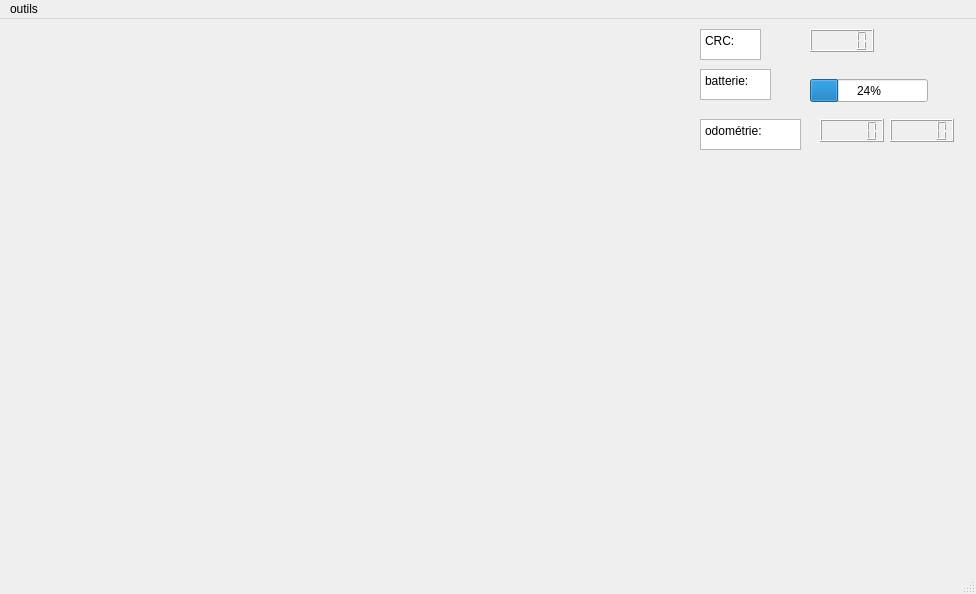
<?xml version="1.0" encoding="UTF-8"?>
<ui version="4.0">
 <class>MainWindow</class>
 <widget class="QMainWindow" name="MainWindow">
  <property name="geometry">
   <rect>
    <x>0</x>
    <y>0</y>
    <width>976</width>
    <height>594</height>
   </rect>
  </property>
  <property name="windowTitle">
   <string>MainWindow</string>
  </property>
  <widget class="QWidget" name="centralwidget">
   <widget class="QTextBrowser" name="textBrowser">
    <property name="geometry">
     <rect>
      <x>700</x>
      <y>100</y>
      <width>101</width>
      <height>31</height>
     </rect>
    </property>
    <property name="html">
     <string>&lt;!DOCTYPE HTML PUBLIC &quot;-//W3C//DTD HTML 4.0//EN&quot; &quot;http://www.w3.org/TR/REC-html40/strict.dtd&quot;&gt;
&lt;html&gt;&lt;head&gt;&lt;meta name=&quot;qrichtext&quot; content=&quot;1&quot; /&gt;&lt;meta charset=&quot;utf-8&quot; /&gt;&lt;style type=&quot;text/css&quot;&gt;
p, li { white-space: pre-wrap; }
hr { height: 1px; border-width: 0; }
li.unchecked::marker { content: &quot;\2610&quot;; }
li.checked::marker { content: &quot;\2612&quot;; }
&lt;/style&gt;&lt;/head&gt;&lt;body style=&quot; font-family:'Segoe UI'; font-size:9pt; font-weight:400; font-style:normal;&quot;&gt;
&lt;p style=&quot; margin-top:0px; margin-bottom:0px; margin-left:0px; margin-right:0px; -qt-block-indent:0; text-indent:0px;&quot;&gt;odométrie:&lt;/p&gt;&lt;/body&gt;&lt;/html&gt;</string>
    </property>
   </widget>
   <widget class="QTextBrowser" name="textBrowser_2">
    <property name="geometry">
     <rect>
      <x>700</x>
      <y>50</y>
      <width>71</width>
      <height>31</height>
     </rect>
    </property>
    <property name="html">
     <string>&lt;!DOCTYPE HTML PUBLIC &quot;-//W3C//DTD HTML 4.0//EN&quot; &quot;http://www.w3.org/TR/REC-html40/strict.dtd&quot;&gt;
&lt;html&gt;&lt;head&gt;&lt;meta name=&quot;qrichtext&quot; content=&quot;1&quot; /&gt;&lt;meta charset=&quot;utf-8&quot; /&gt;&lt;style type=&quot;text/css&quot;&gt;
p, li { white-space: pre-wrap; }
hr { height: 1px; border-width: 0; }
li.unchecked::marker { content: &quot;\2610&quot;; }
li.checked::marker { content: &quot;\2612&quot;; }
&lt;/style&gt;&lt;/head&gt;&lt;body style=&quot; font-family:'Segoe UI'; font-size:9pt; font-weight:400; font-style:normal;&quot;&gt;
&lt;p style=&quot; margin-top:0px; margin-bottom:0px; margin-left:0px; margin-right:0px; -qt-block-indent:0; text-indent:0px;&quot;&gt;batterie:&lt;/p&gt;&lt;/body&gt;&lt;/html&gt;</string>
    </property>
   </widget>
   <widget class="QTextBrowser" name="textBrowser_3">
    <property name="geometry">
     <rect>
      <x>700</x>
      <y>10</y>
      <width>61</width>
      <height>31</height>
     </rect>
    </property>
    <property name="html">
     <string>&lt;!DOCTYPE HTML PUBLIC &quot;-//W3C//DTD HTML 4.0//EN&quot; &quot;http://www.w3.org/TR/REC-html40/strict.dtd&quot;&gt;
&lt;html&gt;&lt;head&gt;&lt;meta name=&quot;qrichtext&quot; content=&quot;1&quot; /&gt;&lt;meta charset=&quot;utf-8&quot; /&gt;&lt;style type=&quot;text/css&quot;&gt;
p, li { white-space: pre-wrap; }
hr { height: 1px; border-width: 0; }
li.unchecked::marker { content: &quot;\2610&quot;; }
li.checked::marker { content: &quot;\2612&quot;; }
&lt;/style&gt;&lt;/head&gt;&lt;body style=&quot; font-family:'Segoe UI'; font-size:9pt; font-weight:400; font-style:normal;&quot;&gt;
&lt;p style=&quot; margin-top:0px; margin-bottom:0px; margin-left:0px; margin-right:0px; -qt-block-indent:0; text-indent:0px;&quot;&gt;CRC:&lt;/p&gt;&lt;/body&gt;&lt;/html&gt;</string>
    </property>
   </widget>
   <widget class="QLCDNumber" name="lcdNumberCRC">
    <property name="geometry">
     <rect>
      <x>810</x>
      <y>10</y>
      <width>64</width>
      <height>23</height>
     </rect>
    </property>
   </widget>
   <widget class="QLCDNumber" name="lcdNumberOdometrie">
    <property name="geometry">
     <rect>
      <x>820</x>
      <y>100</y>
      <width>64</width>
      <height>23</height>
     </rect>
    </property>
   </widget>
   <widget class="QProgressBar" name="progressBar">
    <property name="geometry">
     <rect>
      <x>810</x>
      <y>60</y>
      <width>118</width>
      <height>23</height>
     </rect>
    </property>
    <property name="value">
     <number>24</number>
    </property>
   </widget>
   <widget class="QLCDNumber" name="lcdNumberOdometrie_2">
    <property name="geometry">
     <rect>
      <x>890</x>
      <y>100</y>
      <width>64</width>
      <height>23</height>
     </rect>
    </property>
   </widget>
  </widget>
  <widget class="QMenuBar" name="menubar">
   <property name="geometry">
    <rect>
     <x>0</x>
     <y>0</y>
     <width>976</width>
     <height>25</height>
    </rect>
   </property>
   <widget class="QMenu" name="menuoutils">
    <property name="title">
     <string>outils</string>
    </property>
    <addaction name="actionStart_Webcam"/>
    <addaction name="actionStop_WebCam"/>
   </widget>
   <addaction name="menuoutils"/>
  </widget>
  <widget class="QStatusBar" name="statusbar"/>
  <action name="actionStart_Webcam">
   <property name="text">
    <string>Start Webcam</string>
   </property>
  </action>
  <action name="actionStop_WebCam">
   <property name="text">
    <string>Stop WebCam</string>
   </property>
  </action>
 </widget>
 <resources/>
 <connections/>
</ui>
